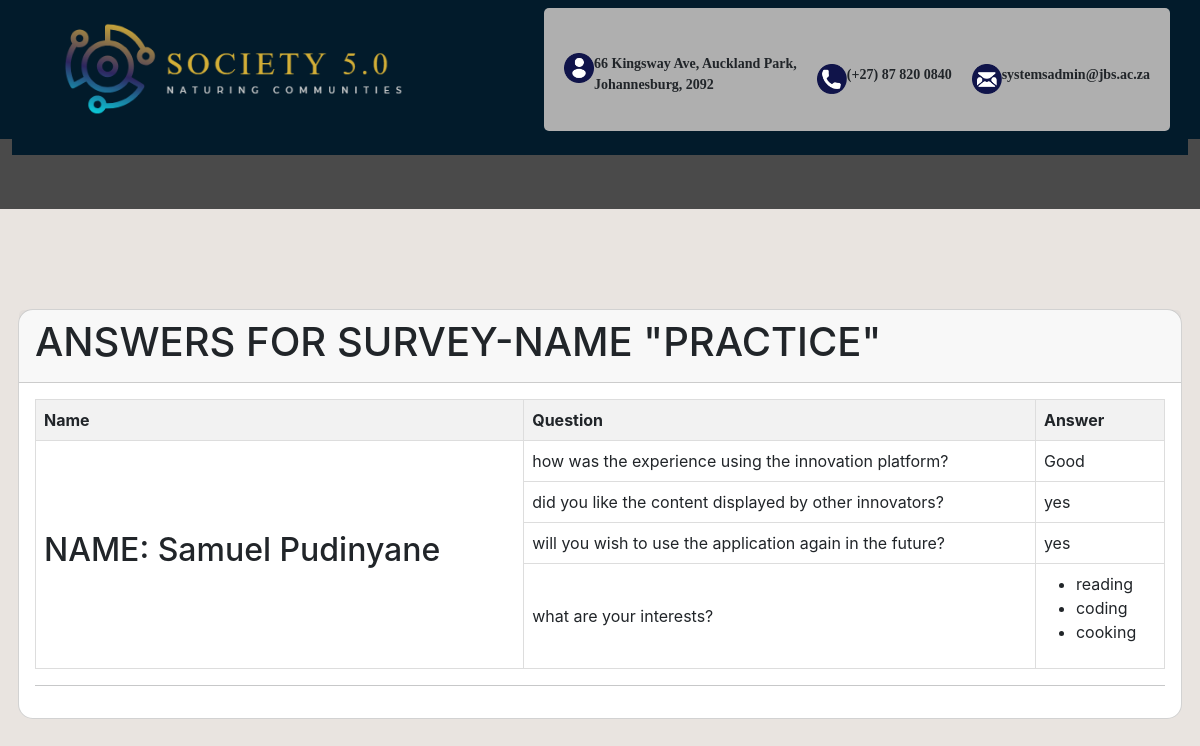
The app's page /answers/1 with its own data.
### tables this page shows
CREATE TABLE customSurveysAnswers(
        id INTEGER PRIMARY KEY AUTOINCREMENT,
        survey_name TEXT NOT NULL,
        user_name TEXT NOT NULL,
        answer TEXT NOT NULL,
        timestamp TIMESTAMP DEFAULT CURRENT_TIMESTAMP
        
);

### application.py (the view)
@app.route("/answers/<int:id>")
def answers(id):
    answers=All_Surveys(id)
    print(answers)
    for item in answers:
        item['answer']=json.loads(item['answer'])
        print(type(item['answer']))
    print(answers)
    return render_template('answers.html',customSurveys=answers)

### user.py (called while the page is built)
def All_Surveys(id):
    query="""SELECT * FROM customSurveysAnswers WHERE id=?"""
    conn=sqlite3.connect('blog.db')
    cursor=conn.cursor()
    cursor.execute(query,(id,))
    custom = cursor.fetchall()
    customSurveys_list = []
    try:
        if custom:
            for item in custom:
                columns = [column[0] for column in cursor.description]
                customSurveys_dict = dict(zip(columns, item))
                customSurveys_list.append(customSurveys_dict)
        if customSurveys_list:
            print(customSurveys_list)
            return customSurveys_list
    except sqlite3.Error as e:
        print('SQLite Error:', e)
        return {'message': 'Database error occurred'}

### templates/answers.html (shortened to what this page needs)
{% extends "base.html" %} {% block content %}
<div class="row">
  <div class="container">
    <div class="card">
      <div class="card-header">
        <h1>
          ANSWERS FOR SURVEY-NAME "{{customSurveys[0]['survey_name']|upper}}"
        </h1>
      </div>
      <div class="card-body">
        {% if customSurveys %}
        <form
          action="{{ url_for('submit_survey',id=customSurveys[0].id) }}"
          method="POST"
        >
          {% for item in customSurveys %}
          <table>
              <thead>
                  <tr>
                      <th>Name</th>
                      <th>Question</th>
                      <th>Answer</th>
                  </tr>
              </thead>
              <tbody>
                <td rowspan="{{ item['answer']|length + 1 }}"><h2>NAME: {{ item['user_name'] }}</h2></td>
                  {% for key, value in item['answer'].items() %}
                      <tr>
                          <td>{{ key }}</td>
                          <td>
                              {% if value is string %}
                                  {{ value }}
                              {% elif value is iterable and not value is string %}
                                  <ul>
                                      {% for list_item in value %}
                                          <li>{{ list_item }}</li>
                                      {% endfor %}
                                  </ul>
                              {% else %}
                                  {{ value }}
                              {% endif %}
                          </td>
                      </tr>
                  {% endfor %}
              </tbody>
          </table>
          <hr />
      {% endfor %}
        </form>
        {% endif %}
      </div>
    </div>
  </div>
</div>
{% endblock %}

### templates/base.html (shortened to what this page needs)
<!DOCTYPE html>
<html lang="en">
  <head>
    <link
      href="https://cdn.jsdelivr.net/npm/bootstrap@5.3.0-alpha1/dist/css/bootstrap.min.css"
      rel="stylesheet"
    />
    <link rel="stylesheet" href="https://unpkg.com/swiper/swiper-bundle.min.css" />
    <link
      href="https://cdnjs.cloudflare.com/ajax/libs/font-awesome/5.15.4/css/all.min.css"
      rel="stylesheet"
    />
    <link rel="stylesheet" href="https://cdn.jsdelivr.net/npm/swiper@11/swiper-bundle.min.css"/>
    <link rel="stylesheet" type="text/css" href="../static/css/style.css" />
  </head>
  <body>
    <div class="container-fluid nav_header">
      <nav class="navbar navbar-expand-md navbar-light">
          <div class="container">
            <a class="navbar-brand logo_img" href="{{url_for('post')}}">
              <img  src="../static/images/2new orginio.png" alt="">
            </a>
            <div class="menuList">
              <div class="contacts">
                <div><img src="../static/images/Group 261.png" alt="image"><p>66 Kingsway Ave, Auckland Park,<br>Johannesburg, 2092</p></div>
              <div><img src="../static/images/Group 244.png" alt="Location Icon" ><p>(+27) 87 820 0840</p></div>
              <div><img src="../static/images/Group 257.png" alt="Email Icon" ><p>systemsadmin@jbs.ac.za</p></div>
              </div>
            </div>
          </div>
        </nav>
        <div class="bar container-fluid">
          <nav class="navbar navbar-expand-md navbar-light">
          </nav>
        </div>
  </div>
    <div class="container">
      {%block content%}
      {%endblock content%}
    </div>
  </body>
</html>

### static/css/style.css (style rules this page uses)
body { font-family:'Inter'; padding: 10px; margin: 10px; background-color: #e9e4e0; justify-content: space-evenly; }
.contacts { background-color:rgb(175, 175, 175); padding: 10px; display: flex; align-items: center; font-family: Georgia, 'Times New Roman', Times, serif; font-size: 14px; font-weight: bold; border-radius: 5px ; justify-content: space-between; }
.nav_header { background-color: rgb(255, 255, 255); top: 0; left: 0; position: unset; width: 100%; padding: 0; }
.card { margin-top: 15%; border-radius:15px; width:100% ; }
.nav_header { position: fixed; top: 0; left: 0; z-index: 999; width: 100%; padding: 0; }
.nav_header .logo_img { float: left; }
.container { margin: 0 auto; justify-content: center; align-items: center; padding: 0; }
.contacts div { margin:10px ; display: flex; }
.contacts { width: max-content; display: flex; height: max-content; }
.contacts img { width: 10px; }
.logo_img img { height:max-content; width:400px; height: 400px; float: left; }
.menuList { display: flex; }
.contacts div img { width: 30px; height: 30px; padding: 0; margin:15px 0 0 0; }
.container { padding: 0; }
.contacts div { display:flex; margin-top: 20px; }
.contacts div p { margin-top: 15px; }
.bar { background-color: rgb(74, 74, 74); height:70px; color: white; }
.navbar-light { background-color: rgb(2, 27, 43); }
.navbar-light img { height: max-content; }
table { width: 100%; border-collapse: collapse; }
th, td { border: 1px solid #ddd; padding: 8px; }
th { background-color: #f2f2f2; }

### records on screen
customSurveysAnswers: survey_name "PRACTICE", user_name "Samuel Pudinyane", items "how was the experience using the innovation platform?" "did you like the content displayed by other innovators?" "will you wish to use the application again in the future?" "what are your interests?", items "Good" "yes" "yes", value "reading" "coding" "cooking"
